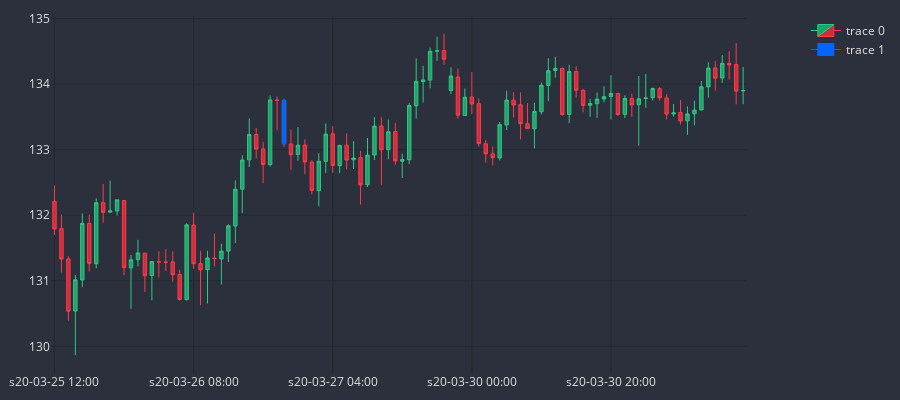

The notebook cell this image was saved under:
### Code cell
MARKER = '#0066FF'
dfp = df_an.iloc[26200:26300]
cp = CandlePlot(dfp, candles=True)
df_temp = cp.df_plot[cp.df_plot.EVENING_STAR == True]
cp.fig.add_trace(go.Candlestick(
                x = df_temp.sTime,
                open = df_temp.mid_o,
                high = df_temp.mid_h,
                low = df_temp.mid_l,
                close = df_temp.mid_c,
                line = dict(width=1), 
                opacity = 1,
                increasing_fillcolor=MARKER,
                decreasing_fillcolor=MARKER,
                increasing_line_color=MARKER,
                decreasing_line_color=MARKER,
            ))

cp.show_plot()
